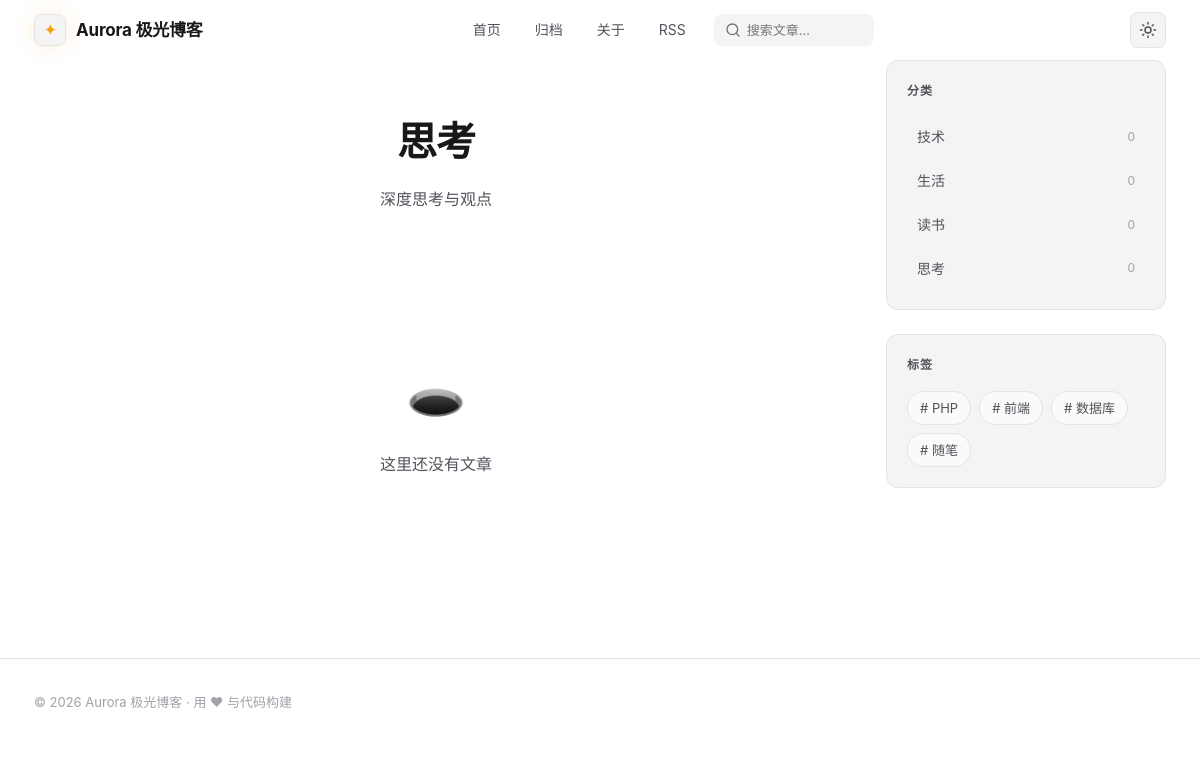
Screenshot of /category/thinking with the database file from the repository.
### tables this page shows
CREATE TABLE IF NOT EXISTS `categories` (
  `id` INT UNSIGNED NOT NULL AUTO_INCREMENT,
  `name` VARCHAR(50) NOT NULL,
  `slug` VARCHAR(80) NOT NULL,
  `description` VARCHAR(255) NOT NULL DEFAULT '',
  `sort` INT NOT NULL DEFAULT 0,
  `post_count` INT UNSIGNED NOT NULL DEFAULT 0,
  PRIMARY KEY (`id`),
  UNIQUE KEY `uk_slug` (`slug`)
);

CREATE TABLE IF NOT EXISTS `tags` (
  `id` INT UNSIGNED NOT NULL AUTO_INCREMENT,
  `name` VARCHAR(50) NOT NULL,
  `slug` VARCHAR(80) NOT NULL,
  `post_count` INT UNSIGNED NOT NULL DEFAULT 0,
  PRIMARY KEY (`id`),
  UNIQUE KEY `uk_name` (`name`),
  UNIQUE KEY `uk_slug` (`slug`)
);

### app/controllers/FrontController.php (called while the page is built, shortened)
<?php
class FrontController
{
    public function category(string $slug, int $page = 1): void
    {
        $cat = DB::fetch('SELECT * FROM categories WHERE slug = ?', [$slug]);
        $this->listPage(
            "p.category_id = ? AND p.status='published'",
            [$cat['id']],
            "SELECT p.*, c.name AS cat_name, c.slug AS cat_slug,
                (SELECT GROUP_CONCAT(t.name ORDER BY t.id) FROM post_tags pt2 JOIN tags t ON t.id=pt2.tag_id WHERE pt2.post_id=p.id) AS tags
             FROM posts p LEFT JOIN categories c ON c.id=p.category_id WHERE %s ORDER BY p.published_at DESC",
            $page,
            'category',
            ['title' => $cat['name'], 'desc' => $cat['description'], 'slug' => $cat['slug']]
        );
    }
    private function listPage(string $where, array $params, string $sqlTpl, int $page, string $type, array $meta): void
    {
        $size = (int) (Helper::setting('page_size', '10') ?: 10);
        $this->side();
        View::render('list', compact('posts', 'pg', 'type', 'meta', 'base'), 'layout');
    }
    private function side(): void
    {
        $GLOBALS['side'] = [
            'categories' => DB::all('SELECT *, MAX(id) AS id FROM categories GROUP BY slug ORDER BY sort ASC, id ASC'),
            'tags' => DB::all('SELECT * FROM tags ORDER BY post_count DESC, id ASC LIMIT 20'),
            'hot' => DB::all("SELECT id, title, slug, views FROM posts WHERE status='published' ORDER BY views DESC, published_at DESC LIMIT 6"),
            'recent' => DB::all("SELECT id, title, slug, published_at FROM posts WHERE status='published' ORDER BY published_at DESC LIMIT 6"),
            'links' => DB::all('SELECT * FROM links WHERE status=1 ORDER BY sort ASC LIMIT 12'),
            'archive' => DB::all("SELECT DATE_FORMAT(published_at,'%Y年%m月') AS ym, COUNT(*) AS cnt FROM posts WHERE status='published' GROUP BY ym ORDER BY ym DESC LIMIT 12"),
        ];
    }
}

### public/index.php (called while the page is built, shortened)
<?php
require dirname(__DIR__) . '/app/core/Core.php';
try {
    App::run();
} catch (Throwable $e) {
    $debug = $GLOBALS['__config']['app']['debug'] ?? false;
    if ($debug) {
        Helper::abort(500, $e->getMessage() . ' @ ' . $e->getFile() . ':' . $e->getLine());
    }
    Helper::abort(500, '服务器开小差了，请稍后再试');
}

### app/views/layout.php (the view, shortened to what this page needs)
<?php
$siteName = Helper::setting('site_name', 'Aurora Blog');
$theme = Helper::setting('theme_mode', 'dark');
$isHome = ($GLOBALS['__nav'] ?? '') === 'home';
?>
<!DOCTYPE html>
<html lang="zh-CN" data-theme="<?= Helper::e($theme) ?>">
<head><meta charset="UTF-8">
<link rel="stylesheet" href="<?= Helper::asset('/assets/css/main.css') ?>">
</head>
<body class="<?= $isHome ? 'is-home' : '' ?>">
<header class="site-header" id="siteHeader">
    <div class="container header-inner">
        <a href="/" class="logo">
            <span class="logo-mark">✦</span>
            <span class="logo-text"><?= Helper::e($siteName) ?></span>
        </a>
        <nav class="site-nav" id="siteNav">
            <a href="/" class="nav-link <?= ($GLOBALS['__nav'] ?? '') === 'home' ? 'active' : '' ?>">首页</a>
            <a href="/archive" class="nav-link <?= ($GLOBALS['__nav'] ?? '') === 'archive' ? 'active' : '' ?>">归档</a>
            <a href="/about" class="nav-link <?= ($GLOBALS['__nav'] ?? '') === 'about' ? 'active' : '' ?>">关于</a>
            <a href="/rss.xml" class="nav-link">RSS</a>
            <form class="nav-search" action="/search" method="get" role="search">
                <input type="search" name="q" placeholder="搜索文章…" value="<?= Helper::e(Helper::get('q')) ?>" aria-label="搜索">
            </form>
        </nav>
        <div class="header-actions">
            <button class="icon-btn" id="themeToggle" title="切换主题" aria-label="切换主题">
                <svg class="icon icon-sun" aria-hidden="true"><use href="/assets/img/icons.svg#i-sun"></use></svg>
            </button>
        </div>
    </div>
</header>
<main class="container main-grid">
    <div class="content-area"><?php View::content(); ?></div>
    <?php $side = $GLOBALS['side'] ?? []; if (!$isHome && !empty($side)): ?>
    <aside class="sidebar">
        <?php if (!empty($side['categories'])): ?>
        <section class="widget reveal">
            <h3 class="widget-title">分类</h3>
            <div class="cat-list">
                <?php foreach ($side['categories'] as $c): ?>
                <a class="cat-item" href="/category/<?= Helper::e($c['slug']) ?>">
                    <span><?= Helper::e($c['name']) ?></span><em><?= (int) $c['post_count'] ?></em>
                </a>
                <?php endforeach; ?>
            </div>
        </section>
        <?php endif; ?>
        <?php if (!empty($side['tags'])): ?>
        <section class="widget reveal">
            <h3 class="widget-title">标签</h3>
            <div class="tag-cloud">
                <?php foreach ($side['tags'] as $t): ?>
                <a class="tag-chip" href="/tag/<?= Helper::e($t['slug']) ?>"># <?= Helper::e($t['name']) ?></a>
                <?php endforeach; ?>
            </div>
        </section>
        <?php endif; ?>
    </aside>
    <?php endif; ?>
</main>
<footer class="site-footer">
    <div class="container footer-inner">
        <p>© <?= date('Y') ?> <?= Helper::e($siteName) ?> · <?= Helper::e(Helper::setting('footer_text', '用 ❤ 与代码构建')) ?></p>
    </div>
</footer>
</body>
</html>

### rows the page displays
categories: name "技术", post_count "0"
categories: name "生活", post_count "0"
categories: name "读书", post_count "0"
categories: name "思考", post_count "0"
tags: name "PHP"
tags: name "前端"
tags: name "数据库"
tags: name "随笔"

### other values shown
Helper::e($siteName) "Aurora 极光博客"
Helper::e($meta['title'] ?? '') "思考"
Helper::e($meta['desc']) "深度思考与观点"
Helper::e(Helper::setting('footer_text', '用 ❤ 与代码构建')) "用 ❤ 与代码构建"
